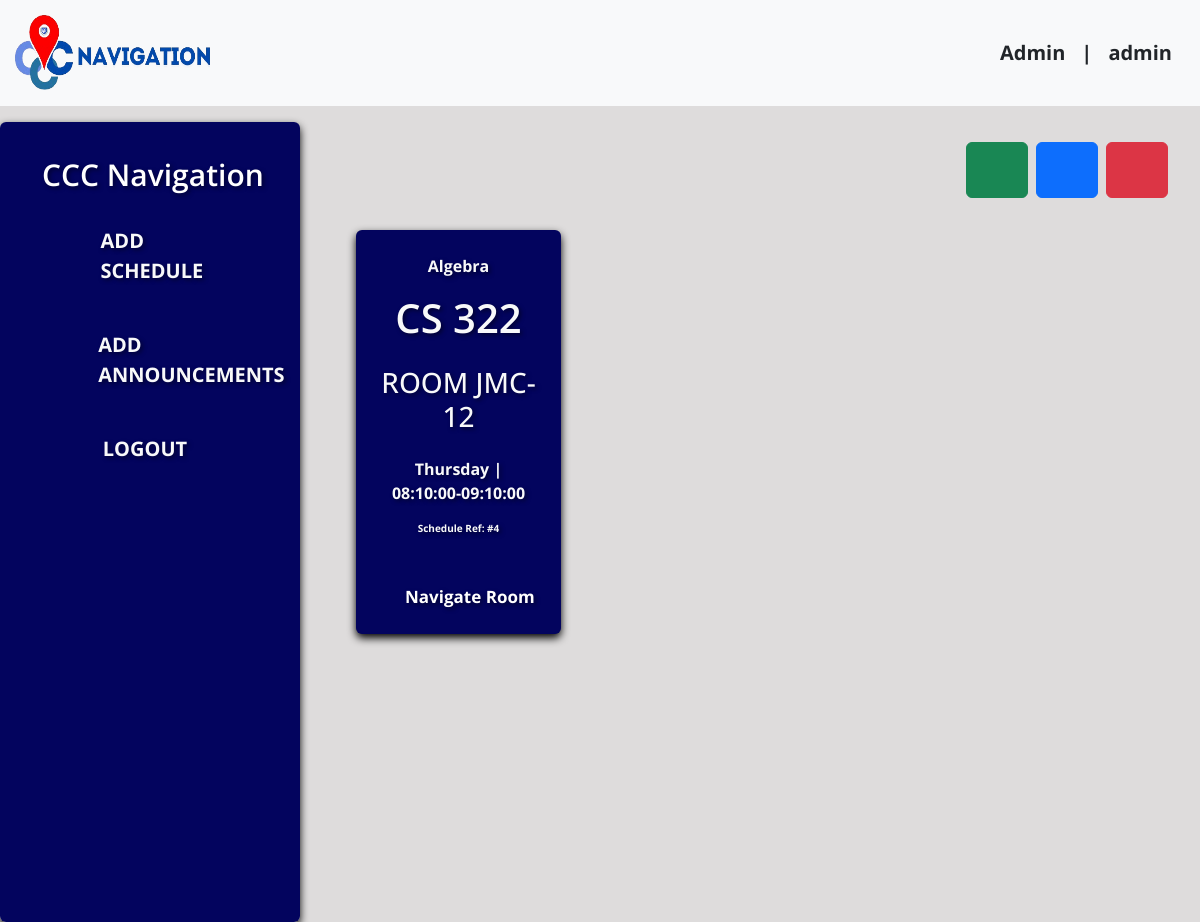
/teacher_dash/dashboard.php?day=Thursday (signed in), run on the app's committed database.
### tables this page shows
CREATE TABLE `schedule` (
  `schedule_id` int(11) NOT NULL AUTO_INCREMENT,
  `user_id` int(11) DEFAULT NULL,
  `subject_name` varchar(255) DEFAULT NULL,
  `subject_code` varchar(20) DEFAULT NULL,
  `building` varchar(100) DEFAULT NULL,
  `room_number` int(11) DEFAULT NULL,
  `class_start` time DEFAULT NULL,
  `class_end` time DEFAULT NULL,
  `day` varchar(20) DEFAULT NULL,
  PRIMARY KEY (`schedule_id`),
  KEY `user_id` (`user_id`),
  CONSTRAINT `schedule_ibfk_1` FOREIGN KEY (`user_id`) REFERENCES `users` (`user_id`)
);

### teacher_dash/dashboard.php (the view, shortened to what this page needs)
<?php
$username = $_SESSION['username'];
include_once 'dbcon.php';
if (isset($_GET['day']) && $_GET['day'] != 'ALL') {
  $selected_day = $_GET['day'];
  $sql = "SELECT * FROM schedule WHERE day = '$selected_day'";
} else {
  $sql = "SELECT * FROM schedule";
}
$result = mysqli_query($conn, $sql);
?>
<!DOCTYPE html>
<html lang="en">
<head>
  <link href="https://cdn.jsdelivr.net/npm/bootstrap@5.3.3/dist/css/bootstrap.min.css" rel="stylesheet">
</head>
<body style="background: #dedcdc">
  <nav class="navbar navbar-expand-lg navbar-dark bg-light text-primary position-sticky">
    <div class="container-fluid">
      <div class="d-flex align-items-center">
        <a href="homepage.php" class="navbar-brand text-primary fw-bold" style="font-size: 40px; margin-right: 20px"><img src="img/cnav-logo.png" alt="Logo" class="header-logo" style="width: 200px; height: 80px; margin-right: 20px" /></a>
      </div>
      <div class="collapse navbar-collapse justify-content-end fw-bold" id="navbarSupportedContent">
        <div class="d-flex align-items-center">
          <a href="#" class="navbar-brand text-dark">Admin</a>
          <span class="navbar-brand text-dark">|</span>
          <span class="navbar-brand text-dark me-3"><?php echo htmlspecialchars($username); ?></span>
        </div>
      </div>
    </div>
  </nav>
  <div class="container-fluid mt-3">
    <div class="row">
      <div class="col-lg-3 col-md-9 mb-lg-0 mb-4 px-lg-0">
        <nav class="sidemenu navbar navbar-expand-lg rounded">
          <div class="customs container-fluid flex-lg-column align-items-stretch">
            <h4 class="navbar-brand text-center text-white mb-2" style="font-weight: 600; font-size: 30px">CCC Navigation</h4>
            <div class="collapse flex-column navbar-collapse align-items-start" id="sidemenu">
              <div class="p-1 mb-1 rounded text-white">
                <a href="dashboard.php" type="button" style="font-size: 20px" class="sidebar-link text-decoration-none fw-bold text-light p-3 align-items-center active d-flex">
                  <box-icon name="edit" type="solid" color="#ffffff" size="sm"></box-icon>
                  <span class="side-text ms-3">ADD SCHEDULE</span>
                </a>
              </div>
              <div class="p-1 mb-1 rounded text-white">
                <a href="add_announcement.php" type="button" style="font-size: 20px" class="sidebar-link text-decoration-none fw-bold text-light p-3 align-items-center active d-flex">
                  <box-icon name="megaphone" type="solid" color="#ffffff" size="sm"></box-icon>
                  <span class="side-text ms-3">ADD ANNOUNCEMENTS</span>
                </a>
              </div>
              <div class="p-1 mb-1 rounded text-white">
                <a href="logout.php" type="button" style="font-size: 20px;" class="sidebar-link text-decoration-none fw-bold text-light p-3 align-items-center active d-flex">
                  <box-icon name="exit" type="solid" color="#ffffff" size="sm"></box-icon>
                  <span class="side-text ms-3">LOGOUT</span>
                </a>
              </div>
            </div>
          </div>
        </nav>
      </div>
      <div class="col-lg-9 main-content">
        <div class="container-fluid">
          <div class="d-flex justify-content-end mb-3">
            <button type="button" class="btn btn-success me-2" data-bs-toggle="modal" data-bs-target="#searchDay">
              <box-icon name="search-alt-2" size="md"></box-icon>
            </button>
            <button type="button" class="btn btn-primary me-2" data-bs-toggle="modal" data-bs-target="#staticBackdrop">
              <box-icon name="add-to-queue" size="md"></box-icon>
            </button>
            <button type="button" class="btn btn-danger" data-bs-toggle="modal" data-bs-target="#deleteScheds">
              <box-icon name="x" size="md"></box-icon>
            </button>
          </div>
          <div class="row m-2 text-light fw-bold scrollable-dashboard">
            <?php
            while ($row = mysqli_fetch_assoc($result)) {
            ?>
              <div class="col-md-3 m-3 sidebar p-4 d-flex align-items-center justify-content-center rounded">
                <div class="align-items-center">
                  <p style="text-align: center;"><?php echo $row['subject_name']; ?></p>
                  <h1 style="text-align: center; font-weight: 600"><?php echo $row['subject_code']; ?></h1>
                  <h3 class="mt-4" style="text-align: center">ROOM <?php echo $row['building']; ?>-<?php echo $row['room_number']; ?></h3>
                  <p style="text-align: center;" class="mt-4"><?php echo $row['day']; ?> | <?php echo $row['class_start']; ?>-<?php echo $row['class_end']; ?></p>
                  <p style="text-align: center; font-size: 10px" class="mb-5">Schedule Ref: #<?php echo $row['schedule_id']; ?></p>
                  <a type="button" data-bs-toggle="modal" data-bs-target="#<?php echo $row['building'] ; ?>" onclick="handleNavigateRoomClick('<?php echo $row['building']; ?>', '<?php echo $row['room_number']; ?>')" style="text-decoration: none; color: white; font-size: 17px; text-align: center; margin-left: 25px;">Navigate Room</a>
                </div>
              </div>
            <?php
            }
            ?>
          </div>
        </div>
      </div>
    </div>
  </div>
</body>
</html>

### teacher_dash/dashboard.php (style rules this page uses)
* { font-family: "Open Sans", sans-serif; }
.navbar-brand, .nav-link { font-size: 20px; }
.sidemenu { text-decoration: none; font-size: 30px; color: white; font-weight: 700; position: sticky; top: 0; height: 100vh; overflow-y: auto; background-color: #03045e; box-shadow: 0 4px 8px rgba(0, 0, 0, 1); text-shadow: 2px 2px 4px rgba(0, 0, 0, 0.5); padding: 30px; }
.customs { height: 100%; }
#sidemenu { padding-left: 0; }
.sidebar { background-color: #03045e; box-shadow: 0 4px 8px rgba(0, 0, 0, 1); text-shadow: 2px 2px 4px rgba(0, 0, 0, 0.5); padding: 30px; }
.main-content { padding: 20px; }
.sidebar-link { justify-content: flex-start; }
.scrollable-dashboard { max-height: 600px; overflow-y: auto; }
img { width: 100%; }

### data on the page
schedule: subject_name "Algebra", subject_code "CS 322", building "JMC", room_number "12", day "Thursday", class_start "08:10:00", class_end "09:10:00", schedule_id "4"

### other printed values
$username "admin"
